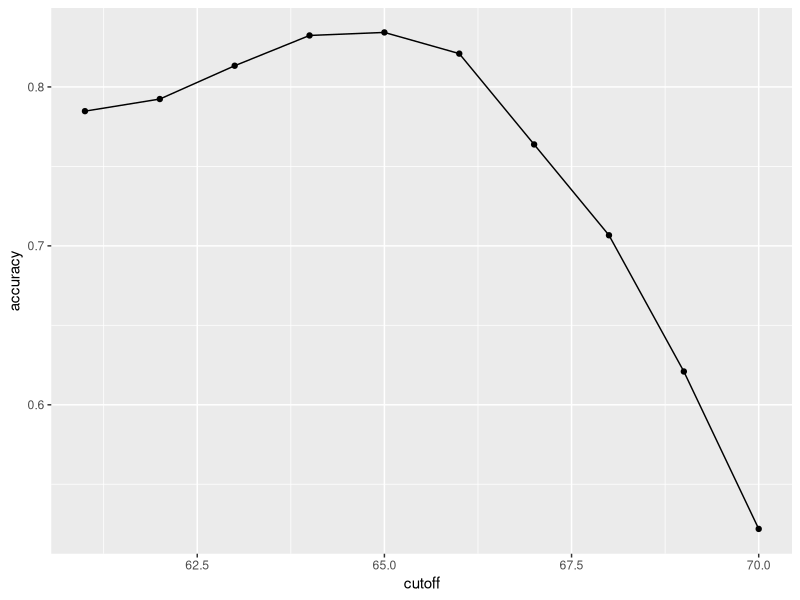
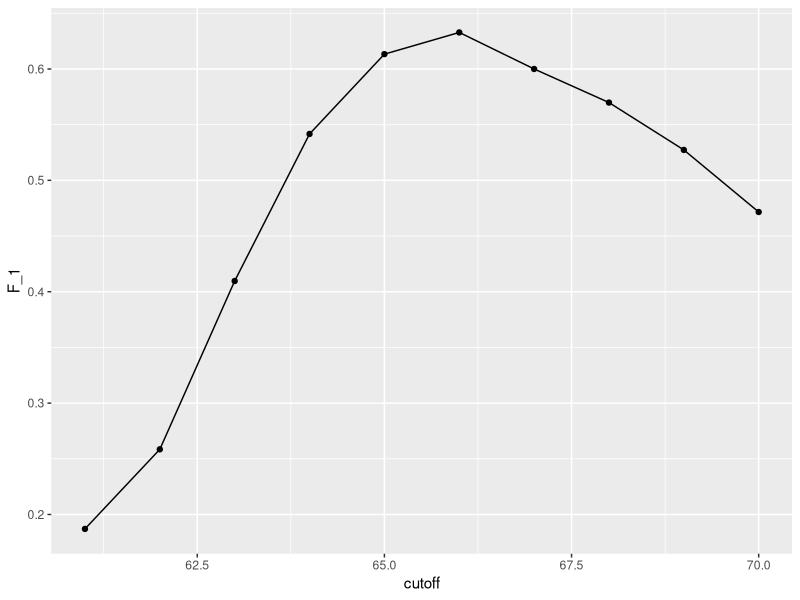
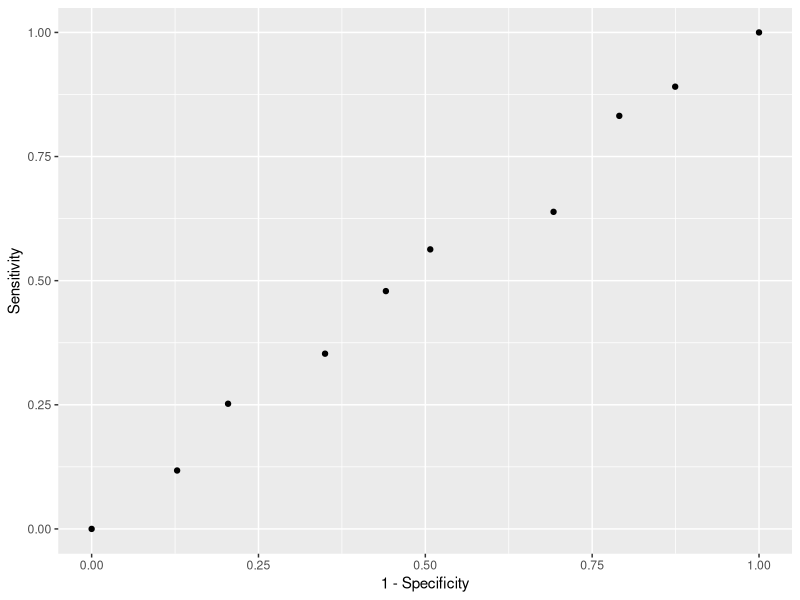
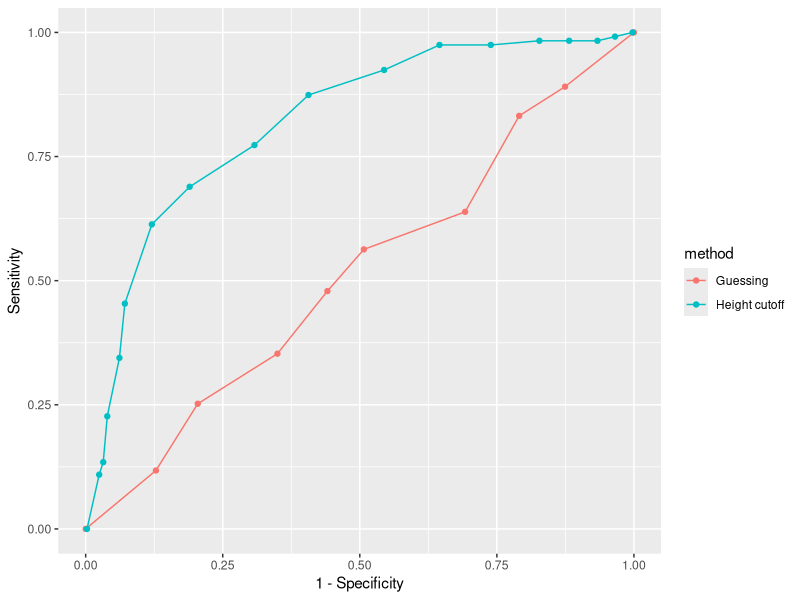
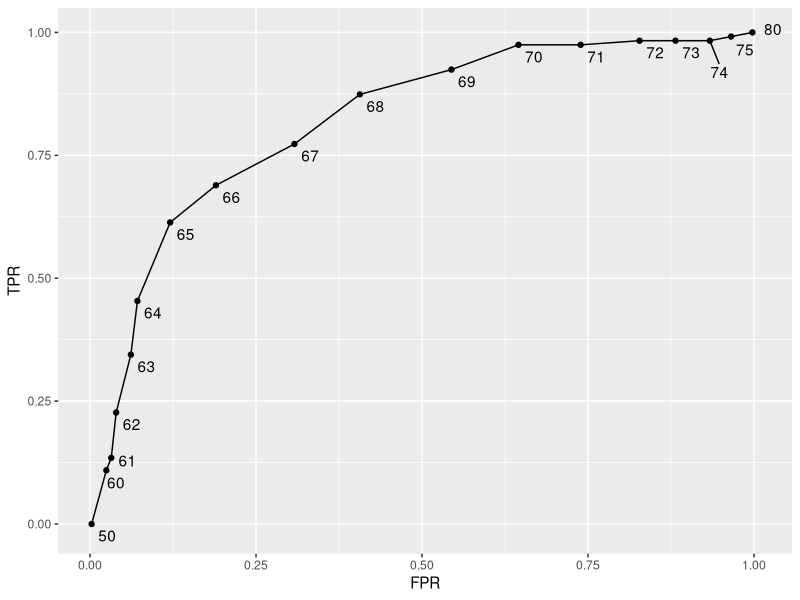
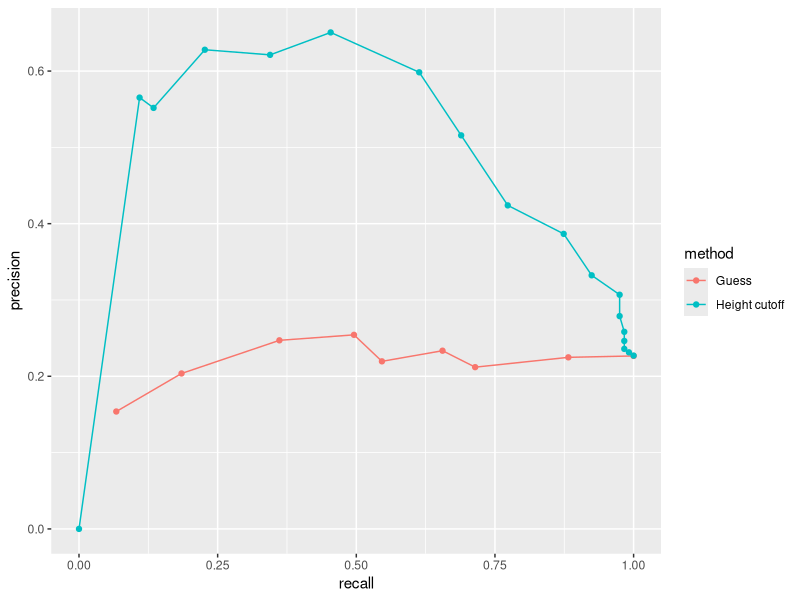
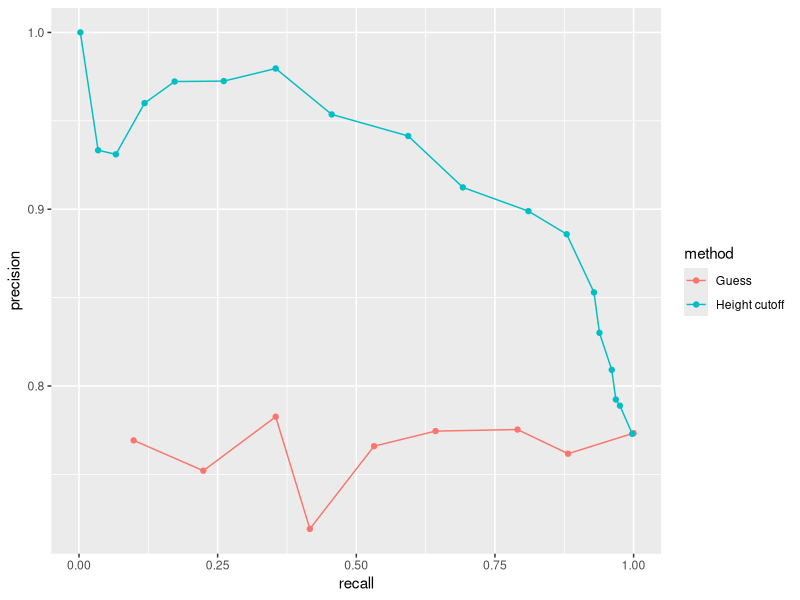

Reproduce these figures in R, in order.
## Notation

# in machine learning, the outcome is what we want to predict, and the features
# are what we use to predict it. we therefore want to build a model which takes
# feature input, and predicts the unknown outcome

# to achieve this, we train the model on a data set where we know the outcome,
# and then use that to make predictions when we don't know the outcome

# the outcome will be denoted with Y, and the features (predictors, covariates)
# will be X1 and so on. 

# categorical prediction problems (classifications) are those where Y can be any
# one of class K there can be any number of categories, but it can also just 
# be true/false. they can also be continuous (predictions), where Y is a number. 

## Caret Packages, Training and Test Sets, and Accuracy

# the caret package has many useful functions for machine learning
library(caret)

# to illustrate this, we will try to predict sex by height
library(dslabs)
data(heights)

# in this example, we have only one predictor, so:
y <- heights$sex
x <- heights$height

# this is a categorical outcome - a classification problem. however, male and 
# female heights do not have a large effect size, so we do not expect a lot
# of accuracy - but can we do better than guessing?

# to evaluate this, we split the data into "training" and "test" sets
# we do this randomly using the createDataPartition function, which creates
# a set of indexes. times is how many sets to return, p is the proportion to use,
# and list is whether you want it as a list or not
set.seed(2)
test_index <- createDataPartition(y, times=1, p=0.5, list=FALSE)
test_set <- heights[test_index, ]
train_set <- heights[-test_index, ]

# we will now develop an algorithm using the training data, then test it
# overall accuracy will be assessed by the amount of true/false guesses

# our first algorithm will simply guess the outcome and ignore the predictor
y_hat <- sample(c("Male", "Female"),
                length(test_index), replace=TRUE)

# the proportion of correct guesses can be computed like this:
mean(y_hat==test_set$sex)
# because we are guessing, our accuracy is around 50%

# we can do better = males are slightly taller than females
library(dplyr)
heights %>% group_by(sex) %>% summarize(mean(height), sd(height))

# so what if we guess that someone is male if they're within 2 SDs of male mean?
y_hat <- ifelse(x>62, "Male", "Female") %>% factor(levels=levels(test_set$sex))
mean(y==y_hat)
# our accuracy is now much better

# but do other cutoffs work better than 62 inches?
# examine the accuracy of 10 cutoffs
library(purrr)
cutoff <- seq(61, 70)
accuracy <- map_dbl(cutoff, function(x){
  y_hat <- ifelse(train_set$height > x, "Male", "Female") %>% 
    factor(levels = levels(test_set$sex))
  mean(y_hat == train_set$sex)
})
# then we plot the accuracy by cutoff point
data.frame(cutoff, accuracy) %>% 
  ggplot(aes(cutoff, accuracy)) + 
  geom_point() + 
  geom_line() 

# we can determine which cutoff gives the best accuracy
max(accuracy)
best_cutoff <- cutoff[which.max(accuracy)]
best_cutoff

# now we test the trained model on the actual test data
y_hat <- ifelse(test_set$height > best_cutoff, "Male", "Female") %>% 
  factor(levels = levels(test_set$sex))
y_hat <- factor(y_hat)
mean(y_hat == test_set$sex)

## Confusion Matrix

# a confusion matrix shows us all combinations of predictions and actual values
table(predicted =y_hat, actual = test_set$sex)

# so we have a problem - our accuracy is high for men but low for women
test_set %>% 
  mutate(y_hat = y_hat) %>%
  group_by(sex) %>% 
  summarize(accuracy = mean(y_hat == sex))

# however, overall accuracy is high because women are a small part of the data set

# a confusion matrix can be used to show us sensitivity: the ability to correctly
# predict a positive outcome, and specificity, correctly predicting a negative outcome
# we call the cells in the confusion matrix true positives, false positives, false 
# negatives and true negatives. therefore:

# sensitivity = TP/(TP+FN) - true positive rate (TPR) - 
# proportion of positives which are called positive

# specificity = TN/(TN+FP) - true negative rate (TNR) - 
# proportion of negatives which are called negatives

# precision = TP/(TP+FP) -  positive predictive value (PPV) - 
# proportion of called positives which are truly positive
# unlike the other two, this one depends on prevalence

# confusionMatrix() calculates all of these for us, we just define what a positive is
# the first level is considered the positive outcome
# in our example, female is the first level because it is first alphabetically
confusionMatrix(data = y_hat, reference = test_set$sex)

# as we can see, we have high accuracy despite low sensitivity, because women are
# a small part of the sample - therefore, them being incorrectly called males barely 
# affects accuracy, whereas males being called females would impact it a lot

## Balanced Accuracy and F1 Score

# Balanced Accuracy is the average of specificity and sensitivity - since these are
# rates, it is better to compute the harmonic average of the two. this is the F1 score

# depending on the context, we might care more about one type of error than another:
# for plane safety, we want sensitivity over specificity - we want to capture all positives
# for a court case, we want specificity over sensitivity - we want to avoid false positives
# F1 can be adjusted to reflect their relative importance, with beta representing 
# how much more important sensitivity is. the F_meas function calculates it all for us.
# maximize F-score
cutoff <- seq(61, 70)
F_1 <- map_dbl(cutoff, function(x){
  y_hat <- ifelse(train_set$height > x, "Male", "Female") %>% 
    factor(levels = levels(test_set$sex))
  F_meas(data = y_hat, reference = factor(train_set$sex))
})
data.frame(cutoff, F_1) %>% 
  ggplot(aes(cutoff, F_1)) + 
  geom_point() + 
  geom_line()
# here we can see that F1 is mazimised at a cutoff of 66 inches
# 66 icnhes balances our specificity and sensitivity, as seen here:
confusionMatrix(data = y_hat, reference = test_set$sex)
# this is our first machine learning algorithm - it takes height as a predictor,
# and predicts female if you are 66 inches or shorter. 

## Prevalence Matters

# high sensitivity and specificity may not be a good thing if prevalence is close to 0 or 1
# if a doctor wants to find patients with a rare disease, a model with high sensitivity 
# would be likely to predict correctly. however, maximising true positives will also 
# increase false positives. sensitivity, in this case, matters - we want to make sure the 
# predicted positives are true positives. 

## ROC and Precision-Recall Curves

# we looked at a model which guesses earlier, but it was guessing male or female
# 50:50 despite them not being 50:50 in the data. if we instead guess male 90%
# of the time, we can improve accuracy at the cost of sensitivity
p <- 0.9
n <- length(test_index)
y_hat <- sample(c("Male", "Female"), n, replace = TRUE, prob=c(p, 1-p)) %>% 
  factor(levels = levels(test_set$sex))
mean(y_hat == test_set$sex)

# we can compare methods by plotting both sens and spec in an ROC curve
# this is the one for guessing
probs <- seq(0, 1, length.out = 10)
guessing <- map_df(probs, function(p){
  y_hat <- 
    sample(c("Male", "Female"), n, replace = TRUE, prob=c(p, 1-p)) %>% 
    factor(levels = c("Female", "Male"))
  list(method = "Guessing",
       FPR = 1 - specificity(y_hat, test_set$sex),
       TPR = sensitivity(y_hat, test_set$sex))
})
guessing %>% qplot(FPR, TPR, data =., xlab = "1 - Specificity", ylab = "Sensitivity")

# this is the one for the height-based approach
cutoffs <- c(50, seq(60, 75), 80)
height_cutoff <- map_df(cutoffs, function(x){
  y_hat <- ifelse(test_set$height > x, "Male", "Female") %>% 
    factor(levels = c("Female", "Male"))
  list(method = "Height cutoff",
       FPR = 1-specificity(y_hat, test_set$sex),
       TPR = sensitivity(y_hat, test_set$sex))
})

# plot both curves together - the height-based approach has better sens the entire way
bind_rows(guessing, height_cutoff) %>%
  ggplot(aes(FPR, TPR, color = method)) +
  geom_line() +
  geom_point() +
  xlab("1 - Specificity") +
  ylab("Sensitivity")

# we can also add the cutoffs to the points
library(ggrepel)
map_df(cutoffs, function(x){
  y_hat <- ifelse(test_set$height > x, "Male", "Female") %>% 
    factor(levels = c("Female", "Male"))
  list(method = "Height cutoff",
       cutoff = x, 
       FPR = 1-specificity(y_hat, test_set$sex),
       TPR = sensitivity(y_hat, test_set$sex))
}) %>%
  ggplot(aes(FPR, TPR, label = cutoff)) +
  geom_line() +
  geom_point() +
  geom_text_repel(nudge_x = 0.01, nudge_y = -0.01)

# however, neither of the measures plotted depend on prevalence
# in cases where prevalence matters, we could plot precision vs recall
guessing <- map_df(probs, function(p){
  y_hat <- sample(c("Male", "Female"), length(test_index), 
                  replace = TRUE, prob=c(p, 1-p)) %>% 
    factor(levels = c("Female", "Male"))
  list(method = "Guess",
       recall = sensitivity(y_hat, test_set$sex),
       precision = precision(y_hat, test_set$sex))
})
height_cutoff <- map_df(cutoffs, function(x){
  y_hat <- ifelse(test_set$height > x, "Male", "Female") %>% 
    factor(levels = c("Female", "Male"))
  list(method = "Height cutoff",
       recall = sensitivity(y_hat, test_set$sex),
       precision = precision(y_hat, test_set$sex))
})
bind_rows(guessing, height_cutoff) %>%
  ggplot(aes(recall, precision, color = method)) +
  geom_line() +
  geom_point()


# we can see that prevalence matters, because if we make males the positive
# case, the precision-recall plot changes too
guessing <- map_df(probs, function(p){
  y_hat <- sample(c("Male", "Female"), length(test_index), replace = TRUE, 
                  prob=c(p, 1-p)) %>% 
    factor(levels = c("Male", "Female"))
  list(method = "Guess",
       recall = sensitivity(y_hat, relevel(test_set$sex, "Male", "Female")),
       precision = precision(y_hat, relevel(test_set$sex, "Male", "Female")))
})

height_cutoff <- map_df(cutoffs, function(x){
  y_hat <- ifelse(test_set$height > x, "Male", "Female") %>% 
    factor(levels = c("Male", "Female"))
  list(method = "Height cutoff",
       recall = sensitivity(y_hat, relevel(test_set$sex, "Male", "Female")),
       precision = precision(y_hat, relevel(test_set$sex, "Male", "Female")))
})
bind_rows(guessing, height_cutoff) %>%
  ggplot(aes(recall, precision, color = method)) +
  geom_line() +
  geom_point()


## Assessment
library(dslabs)
library(dplyr)
library(lubridate)
data(reported_heights)

dat <- mutate(reported_heights, date_time = ymd_hms(time_stamp)) %>%
  filter(date_time >= make_date(2016, 01, 25) & date_time < make_date(2016, 02, 1)) %>%
  mutate(type = ifelse(day(date_time) == 25 & hour(date_time) == 8 & between(minute(date_time), 15, 30), "inclass","online")) %>%
  select(sex, type)

y <- factor(dat$sex, c("Female", "Male"))
x <- dat$type

# The type column of dat indicates whether students took classes in person ("inclass")
# or online ("online"). What proportion of the inclass group is female? What proportion
# of the online group is female?
class <- dat %>% filter(type=="inclass")
mean(class$sex=="Female")
online <- dat %>% filter(type=="online")
mean(online$sex=="Female")

# Use the type variable to predict sex. Assume that for each class type the students
# are either all male or all female, based on the most prevalent sex in each class 
# type you calculated in Q1.
ifelse(x == "inclass", "Female", "Male") %>% 
  factor(levels = levels(y)) -> y_hat 

mean(y_hat==y)

# Write a line of code using the table() function to show the confusion matrix between y_hat and y
table(y_hat, y)

# What is the sensitivity of this prediction? 
sensitivity(y_hat, y)

# What is the specificity of this prediction?
specificity(y_hat, y)

# What is the prevalence (% of females) in the dat dataset defined above? 
mean(dat$sex=="Female")

library(caret)
data(iris)
iris <- iris[-which(iris$Species=='setosa'),]
y <- iris$Species

# set.seed(2) # if using R 3.5 or earlier
set.seed(2, sample.kind="Rounding")
test_index <- createDataPartition(y,times=1,p=0.5,list=FALSE)
test <- iris[test_index,]
train <- iris[-test_index,]

# Using only the train iris dataset, for each feature, perform a simple search 
# to find the cutoff that produces the highest accuracy, predicting virginica if 
# greater than the cutoff and versicolor otherwise.
f <- function(x){
  rv <- seq(min(x), max(x), by=0.1) #rv = ranged values
  sapply(rv,
         function(i){
           y_hat <- ifelse(x > i,'virginica','versicolor')
           mean(y_hat == train$Species)} #here we can find the accuracy 
  )}

predictions <- apply(train[,-5],MARGIN = 2, FUN = f)

sapply(predictions,max) 

# use the smart cutoff value from the training data to calculate overall accuracy
# in the test data. What is the overall accuracy?
predictions <- f(train[,3]) #f is previously created function
rv <- seq(min(train[,3]),max(train[,3]),by=0.1) #rv = ranged values
cutoffs <-rv[which(predictions==max(predictions))]

y_hat <- ifelse(test[,3]>cutoffs[1],'virginica','versicolor')
mean(y_hat==test$Species)

# Repeat the analysis in Q8 but this time using the test data instead of the training data.
predictions <- apply(test[,-5], MARGIN = 2, FUN = f) #f is the previously created function
sapply(predictions,max) 

# Optimize the the cutoffs for Petal.Length and Petal.Width separately in the train dataset
# by using the seq function with increments of 0.1. Then, report the overall accuracy when
# applied to the test dataset by creating a rule that predicts virginica if Petal.Length is
# greater than the length cutoff OR Petal.Width is greater than the width cutoff, and 
# versicolor otherwise.

petalLR <- seq(min(train$Petal.Length),max(train$Petal.Length),by=0.1) #PetalLR = Petal Length Range
petalWR <- seq(min(train$Petal.Width),max(train$Petal.Width),by=0.1) #PetalWR = Petal Width Range

length_predictions <- sapply(petalLR,function(i){
  y_hat <- ifelse(train$Petal.Length>i,'virginica','versicolor')
  mean(y_hat==train$Species)
})

length_cutoff <- petalLR[which.max(length_predictions)] # 4.7

width_predictions <- sapply(petalWR,function(i){
  y_hat <- ifelse(train$Petal.Width>i,'virginica','versicolor')
  mean(y_hat==train$Species)
})

width_cutoff <- petalWR[which.max(width_predictions)] # 1.5

y_hat <- ifelse(test$Petal.Length>length_cutoff | test$Petal.Width>width_cutoff,'virginica','versicolor')
mean(y_hat==test$Species)

## Conditional Probabilities

set.seed(1, sample.kind = "Rounding") # if using R 3.6 or later
disease <- sample(c(0,1), size=1e6, replace=TRUE, prob=c(0.98,0.02))
test <- rep(NA, 1e6)
test[disease==0] <- sample(c(0,1), size=sum(disease==0), replace=TRUE, prob=c(0.90,0.10))
test[disease==1] <- sample(c(0,1), size=sum(disease==1), replace=TRUE, prob=c(0.15, 0.85))
 
# What is the probability that a test is positive?
mean(test)

# What is the probability that an individual has the disease if the test is negative?
mean(disease[test==0])

# What is the probability that you have the disease if the test is positive?
mean(disease[test==1]==1) 

# If a patient's test is positive, by how many times does that increase their risk of having the disease?
mean(disease[test==1]==1)/mean(disease==1) 
